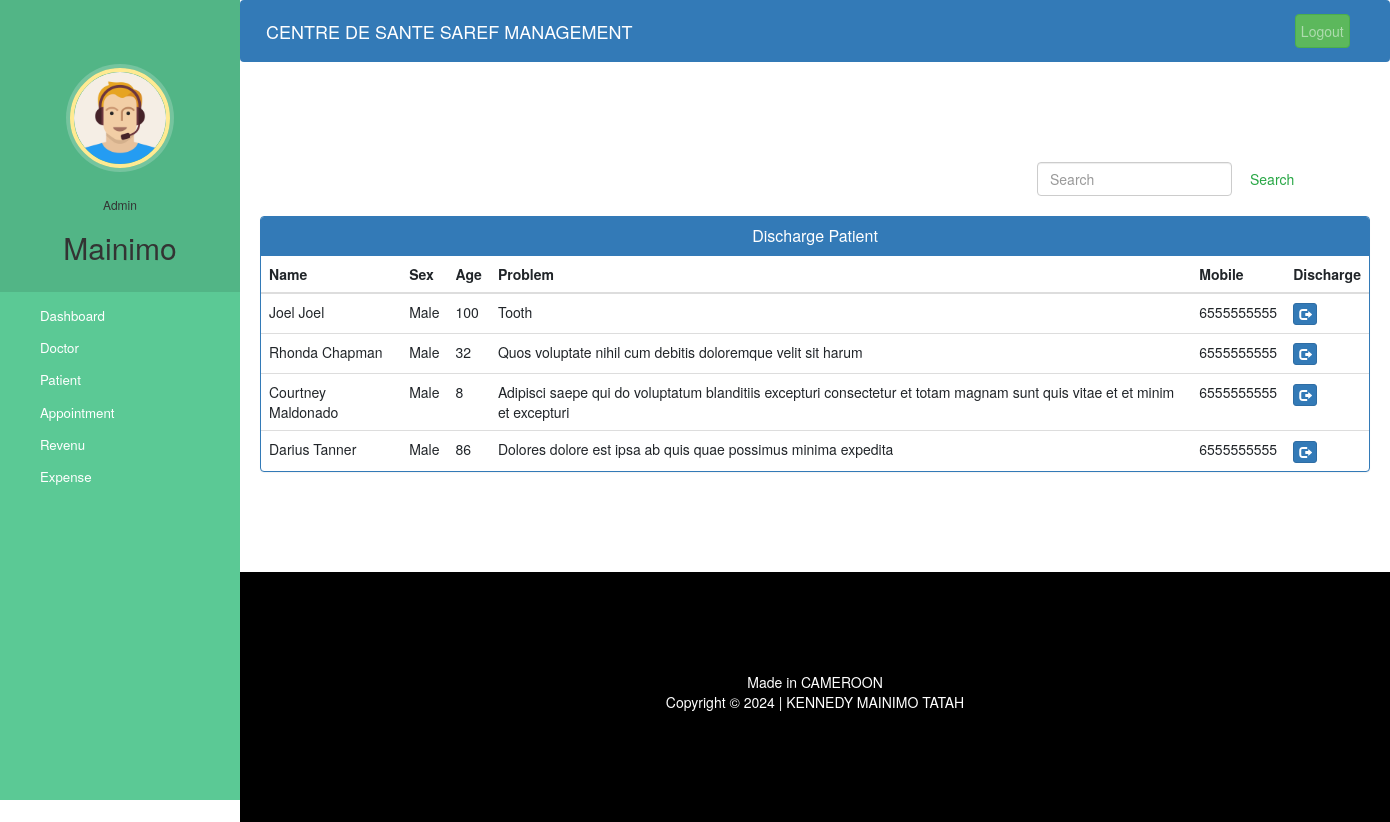
The app's page /admin-discharge-patient (signed in) with its own data.
### hospital/models.py (models this page shows, shortened)
class Patient(models.Model):
    user=models.OneToOneField(User,on_delete=models.CASCADE)
    address = models.CharField(max_length=40)
    mobile = models.CharField(max_length=20,null=False)
    sex = models.CharField(max_length=10,null=False,choices=sex,default='Male')
    age = models.IntegerField(null=False,blank=False)
    problem = models.TextField(max_length=500,null=False,blank=False)
    procedure = models.TextField(max_length=500,null=False,blank=False)
    assignedDoctorId = models.PositiveIntegerField(null=True)
    consultation = models.DecimalField(max_digits=20,decimal_places=0,null=False,blank=True)
    newConsultation = models.DecimalField(max_digits=20,decimal_places=0,null=False,blank=True)
    amount = models.DecimalField(max_digits=20,decimal_places=0,null=False,blank=True)
    advance = models.DecimalField(max_digits=20,decimal_places=0,null=False,blank=True)
    newAdvance = models.DecimalField(max_digits=20,decimal_places=0,null=False,blank=True)
    balance = models.DecimalField(max_digits=20,decimal_places=0,null=False,blank=True)
    medicineCost=models.DecimalField(max_digits=20,decimal_places=0,null=False,blank=True)
    newMedicineCost=models.DecimalField(max_digits=20,decimal_places=0,null=False,blank=True)
    total=models.DecimalField(max_digits=20,decimal_places=0,null=False,blank=True)
    newTotal=models.DecimalField(max_digits=20,decimal_places=0,null=False,blank=True)
    admitDate=models.DateField(auto_now_add=True)
    updateDate=models.DateField(auto_now=True)
    status=models.BooleanField(default=False)
    @property
    def get_name(self):
        return self.user.first_name+" "+self.user.last_name

### hospital/views.py (the view)
# urls.py: path('admin-discharge-patient', views.admin_discharge_patient_view,name='admin-discharge-patient'),
@login_required(login_url='adminlogin')
@user_passes_test(is_admin)
def admin_discharge_patient_view(request):
    patients=models.Patient.objects.all().filter(status=True)
    return render(request,'hospital/admin_discharge_patient.html',{'patients':patients})

### hospital/views.py (called while the page is built)
def is_admin(user):
    return user.groups.filter(name='ADMIN').exists()

### templates/hospital/admin_discharge_patient.html (shortened to what this page needs)
{% extends 'hospital/admin_base.html' %}
{% block content %}
<head>
  <link href="//netdna.bootstrapcdn.com/bootstrap/3.0.0/css/bootstrap.min.css" rel="stylesheet" id="bootstrap-css">
</head>
<div class="container">
  <br><br>
  <form  action="/search-patient" method="get" style="margin-left:70%;" class="form-inline my-2 my-lg-0">
    <input class="form-control mr-sm-2" type="search" placeholder="Search" name="query" id="query" aria-label="Search">
    <button class="btn btn-outline-success my-2 my-sm-0" type="submit">Search</button>
  </form>
  <br>
  <div class="panel panel-primary">
    <div class="panel-heading">
      <h6 class="panel-title">Discharge Patient</h6>
    </div>
    <table class="table table-hover" id="dev-table">
      <thead>
        <tr>
          <th>Name</th>
          <th>Sex</th>
          <th>Age</th>
          <th>Problem</th>
          <th>Mobile</th>
          <th>Discharge</th>
        </tr>
      </thead>
      {% for p in patients %}
      <tr>
        <td> {{p.get_name}}</td>
        <td>{{p.sex}}</td>
        <td>{{p.age}}</td>
        <td>{{p.problem}}</td>
        <td>{{p.mobile}}</td>
        <td><a class="btn btn-primary btn-xs" href="{% url 'discharge-patient' p.id  %}"><span class="glyphicon glyphicon-log-out"></span></a></td>
      </tr>
      {% endfor %}
    </table>
  </div>
</div>
{% endblock content %}

### templates/hospital/admin_base.html (shortened to what this page needs)
<!DOCTYPE html>
{% load static %}
<html lang="en">
<head>
  <link rel="stylesheet" href="https://stackpath.bootstrapcdn.com/bootstrap/4.3.1/css/bootstrap.min.css">
  <link rel="stylesheet" href="https://maxcdn.bootstrapcdn.com/font-awesome/4.7.0/css/font-awesome.min.css">
  <link rel="stylesheet" href="{% static '/style.css' %}">
</head>
<body>
  <nav class="menu" tabindex="0">
    <header class="avatar">
      <br><br>
     <img src="{% static "images/adminpropic.png" %}" />
     <br><br>
      <h6>Admin</h6>
      <h2>{{request.user.first_name}}</h2>
    </header>
    <ul>
      <li tabindex="0" class="icon-dashboard"> <a style="color:white; text-decoration:none;" href="/admin-dashboard"><span>Dashboard</span></a> </li>
      <li tabindex="0" class="icon-customers"> <a style="color:white; text-decoration:none;" href="/admin-doctor"><span>Doctor</span></a></li>
      <li tabindex="0" class="icon-users"> <a style="color:white; text-decoration:none;" href="/admin-patient"><span>Patient</span></a></li>
      <li tabindex="0" class="icon-calendar"> <a style="color:white; text-decoration:none;" href="/admin-appointment"><span>Appointment</span></a></li>
      <li tabindex="0" class="icon-finance"> <a style="color:white; text-decoration:none;" href="/admin-revenue-view"><span>Revenu</span></a></li>
      <li tabindex="0" class="icon-finance"> <a style="color:white; text-decoration:none;" href="/admin-expense"><span>Expense</span></a></li>
    </ul>
  </nav>
  <main>
    <div class="bs-example">
      <nav class="navbar navbar-expand-md  navbar-dark fixed-top" style="background:#337AB7;">
        <a href="/admin-dashboard" class="navbar-brand">CENTRE DE SANTE SAREF MANAGEMENT</a>
        <div class="collapse navbar-collapse justify-content-between" id="navbarCollapse">
          <div class="navbar-nav" style=" margin-left: 90%;">
            <form method="POST" action="{% url 'logout' %}">
              <button type="submit" class="nav-item nav-link btn btn-success float-lg-right">Logout</button>
            </form>
          </div>
        </div>
      </nav>
    </div>
    <br><br>
    {% block content %}
    {% endblock content %}
    <br><br><br><br>
    <footer>
      <div class="container">
        <div class="row">
          <div class="col-md-12 col-sm-12">
            <div style="color:#ffffff;" class="wow fadeInUp footer-copyright">
              <p>Made in CAMEROON <br>
                Copyright &copy; 2024 | KENNEDY MAINIMO TATAH </p>
            </div>
          </div>
        </div>
      </div>
    </footer>
  </main>
</body>
</html>

### static/style.css (style rules this page uses)
body { padding-left: 240px; }
main { position: relative; height: 100vh; }
.menu { background: #5bc995; height: 100vh; width: 240px; position: fixed; top: 0px; left: 0; z-index: 5; outline: none; }
.menu .avatar { background: rgba(0, 0, 0, 0.1); padding: 2em 0.5em; text-align: center; }
.menu .avatar img { width: 100px; border-radius: 50%; overflow: hidden; border: 4px solid #ffea92; box-shadow: 0 0 0 4px rgba(255, 255, 255, 0.2); }
.menu .avatar h2 { font-weight: normal; margin-bottom: 0; }
.menu ul { list-style: none; padding: 0.5em 0; margin: 0; }
.menu ul li { padding: 0.5em 1em 0.5em 3em; font-size: 0.95em; font-weight: regular; background-repeat: no-repeat; background-position: left 15px center; background-size: auto 20px; transition: all 0.15s linear; cursor: pointer; }
.menu ul li.icon-dashboard { background-image: url("http://www.entypo.com/images//gauge.svg"); }
.menu ul li.icon-customers { background-image: url("http://www.entypo.com/images//briefcase.svg"); }
.menu ul li.icon-users { background-image: url("http://www.entypo.com/images//users.svg"); }
.menu ul li.icon-calendar { background-image: url("http://www.entypo.com/images//calendar.svg"); }

### templates/hospital/admin_base.html (style rules this page uses)
a:link { text-decoration: none; }
a { color: white; }
footer { padding: 0px 0px 0px 0px; background-color: black; margin: 0px; }
p { text-align: center; }
body { padding-left: 240px; }
main { position: relative; height: 100vh; }
.menu { background: #5bc995; height: 100vh; width: 240px; position: fixed; top: 0px; left: 0; z-index: 5; outline: none; }
.menu .avatar { background: rgba(0, 0, 0, 0.1); padding: 2em 0.5em; text-align: center; }
.menu .avatar img { width: 100px; border-radius: 50%; overflow: hidden; border: 4px solid #ffea92; box-shadow: 0 0 0 4px rgba(255, 255, 255, 0.2); }
.menu .avatar h2 { font-weight: normal; margin-bottom: 0; }
.menu ul { list-style: none; padding: 0.5em 0; margin: 0; }
.menu ul li { padding: 0.5em 1em 0.5em 3em; font-size: 0.95em; font-weight: regular; background-repeat: no-repeat; background-position: left 15px center; background-size: auto 20px; transition: all 0.15s linear; cursor: pointer; }
.menu ul li.icon-dashboard { background-image: url("http://www.entypo.com/images//gauge.svg"); }
.menu ul li.icon-customers { background-image: url("http://www.entypo.com/images//briefcase.svg"); }
.menu ul li.icon-users { background-image: url("http://www.entypo.com/images//users.svg"); }
.menu ul li.icon-calendar { background-image: url("http://www.entypo.com/images//calendar.svg"); }

### templates/hospital/admin_discharge_patient.html (style rules this page uses)
a:link { text-decoration: none; }
h6 { text-align: center; }
.row { margin: 100px; }

### records on screen
Patient: get_name "Joel Joel", sex "Male", age "100", problem "Tooth", mobile "6555555555"
Patient: get_name "Rhonda Chapman", sex "Male", age "32", problem "Quos voluptate nihil cum debitis doloremque velit sit harum", mobile "6555555555"
Patient: get_name "Courtney Maldonado", sex "Male", age "8", problem "Adipisci saepe qui do voluptatum blanditiis excepturi consectetur et totam magnam sunt quis vitae et et minim et excepturi", mobile "6555555555"
Patient: get_name "Darius Tanner", sex "Male", age "86", problem "Dolores dolore est ipsa ab quis quae possimus minima expedita", mobile "6555555555"

### other values on screen
{{ request.user.first_name }} "Mainimo"
